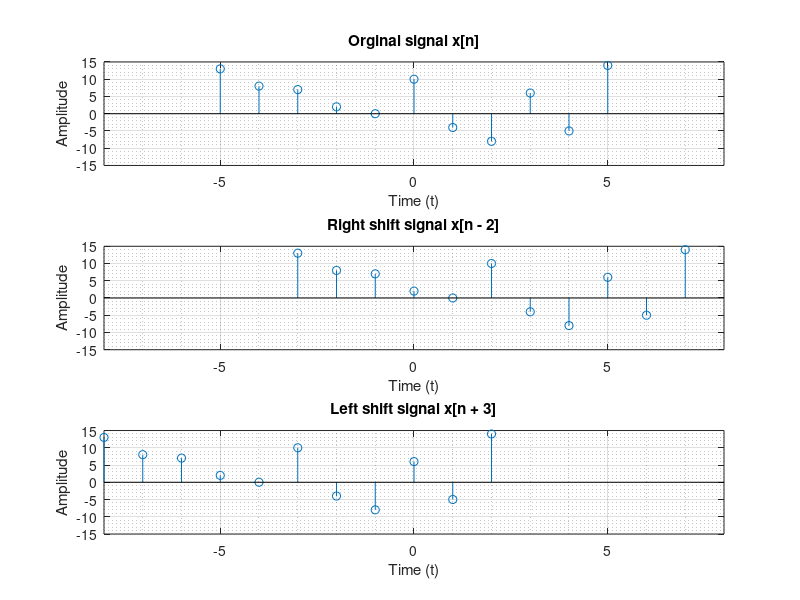

Recreate this plot in MATLAB.
clear all;
close all;
clc;

n = (-5: 1: 5);
x = [13, 8, 7, 2, 0, 10, -4, -8, 6, -5, 14];

subplot(3, 1, 1);
stem(n, x);
title("Orginal signal x[n]");
xlabel("Time (t)")
ylabel("Amplitude");
xlim([-8, 8]);
ylim([-15, 15]);

grid on;
grid minor;

n1 = n + 2;
subplot(3, 1, 2);
stem(n1, x);
title("Right shift signal x[n - 2]");
xlabel("Time (t)");
ylabel("Amplitude");
xlim([-8, 8]);
ylim([-15, 15]);

grid on;
grid minor;

n2 = n - 3;
subplot(3, 1, 3);
stem(n2, x);
title("Left shift signal x[n + 3]");
xlabel("Time (t)");
ylabel("Amplitude");
xlim([-8, 8]);
ylim([-15, 15]);

grid on;
grid minor;